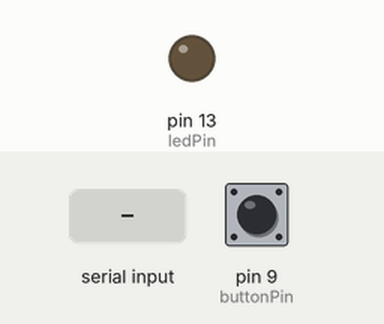
Recording of a sketch running on a simulated Arduino Uno, built with avr-gcc and run on an emulated ATmega328P. Shown: output pins drawn as LEDs (lit = HIGH). The inputs (shaded band) are chosen by the test bench; at power-on: pin 9 (buttonPin) LOW. What the sketch prints to the serial monitor is not drawn.

Above: at 1.2 s.
1.3 s: byte 30 received over Serial
At 1.7 s:
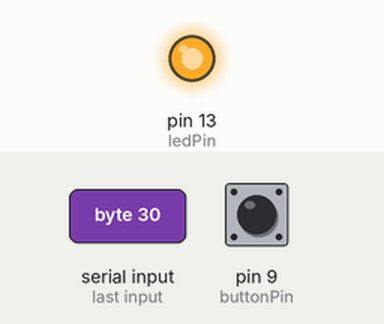
2.8 s: pin 9 (buttonPin) pulled HIGH for 0.15 s
4.4 s: pin 9 (buttonPin) pulled HIGH for 1 s
6.9 s: pin 9 (buttonPin) pulsed HIGH 2 times (0.12 s each, 0.3 s apart)
Timing chart, 0 to 9.9 s (numbered marks = the images above; inputs shaded):
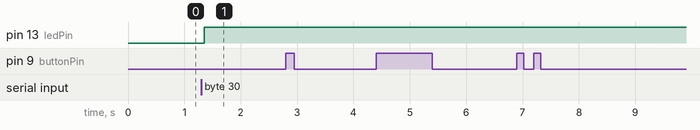

The sketch:

ProcessingSerial.ino
```cpp
// constants won't change. They're used here to
// set pin numbers:
const int buttonPin = 9;     // the number of the pushbutton pin
const int ledPin    = 13;      // the number of the LED pin

// variables will change:
int buttonState = 0;         // variable for reading the pushbutton status

int processingButtonState = 0;

void setup() {
  // initialize the LED pin as an output:
  pinMode(ledPin, OUTPUT);
  // initialize the pushbutton pin as an input:
  pinMode(buttonPin, INPUT);

  Serial.begin(9600); // start up the serial object
}

void loop(){
  // read the state of the pushbutton value:
  buttonState = digitalRead(buttonPin);

  // read the latest serial data from processing
  while(Serial.available() > 0) {
     processingButtonState = Serial.read();
  }

  digitalWrite(ledPin,processingButtonState);

  Serial.write(buttonState); // \n

  delay(50);
}
```

Measured:
- after the input at 1.3 s, pin 13 (ledPin): LOW → HIGH after 0.05 s
- after the input at 2.8 s, every drawn part: stays the same
- after the input at 4.4 s, every drawn part: stays the same
- after the input at 6.9 s, every drawn part: stays the same
